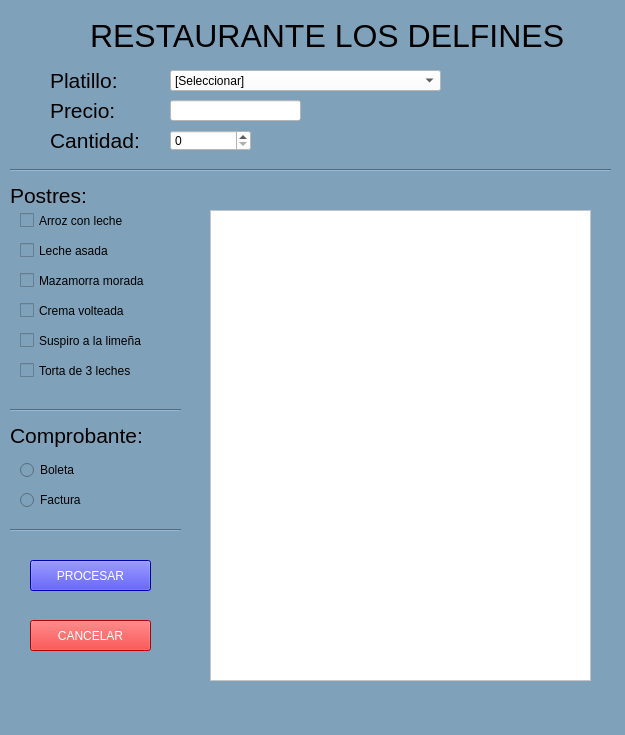
<?xml version="1.0" encoding="UTF-8"?>
<ui version="4.0">
 <class>MainWindow</class>
 <widget class="QMainWindow" name="MainWindow">
  <property name="geometry">
   <rect>
    <x>0</x>
    <y>0</y>
    <width>625</width>
    <height>735</height>
   </rect>
  </property>
  <property name="windowTitle">
   <string>MainWindow</string>
  </property>
  <property name="styleSheet">
   <string notr="true">background-color:rgb(128, 161, 186);</string>
  </property>
  <widget class="QWidget" name="centralwidget">
   <widget class="QLabel" name="label">
    <property name="geometry">
     <rect>
      <x>90</x>
      <y>-10</y>
      <width>521</width>
      <height>91</height>
     </rect>
    </property>
    <property name="font">
     <font>
      <family>MS Shell Dlg 2</family>
      <pointsize>24</pointsize>
      <weight>9</weight>
      <italic>false</italic>
      <bold>false</bold>
     </font>
    </property>
    <property name="styleSheet">
     <string notr="true">font: 75 24pt &quot;MS Shell Dlg 2&quot;;</string>
    </property>
    <property name="text">
     <string>RESTAURANTE LOS DELFINES</string>
    </property>
   </widget>
   <widget class="QLabel" name="label_2">
    <property name="geometry">
     <rect>
      <x>50</x>
      <y>60</y>
      <width>101</width>
      <height>41</height>
     </rect>
    </property>
    <property name="font">
     <font>
      <family>Arial</family>
      <pointsize>16</pointsize>
      <weight>9</weight>
      <italic>false</italic>
      <bold>false</bold>
     </font>
    </property>
    <property name="styleSheet">
     <string notr="true">font: 75 16pt &quot;Arial&quot;;</string>
    </property>
    <property name="text">
     <string>Platillo:</string>
    </property>
   </widget>
   <widget class="QLabel" name="label_3">
    <property name="geometry">
     <rect>
      <x>50</x>
      <y>90</y>
      <width>111</width>
      <height>41</height>
     </rect>
    </property>
    <property name="font">
     <font>
      <family>Arial</family>
      <pointsize>16</pointsize>
      <weight>9</weight>
      <italic>false</italic>
      <bold>false</bold>
     </font>
    </property>
    <property name="styleSheet">
     <string notr="true">font: 75 16pt &quot;Arial&quot;;</string>
    </property>
    <property name="text">
     <string>Precio:</string>
    </property>
   </widget>
   <widget class="QLabel" name="label_4">
    <property name="geometry">
     <rect>
      <x>50</x>
      <y>120</y>
      <width>111</width>
      <height>41</height>
     </rect>
    </property>
    <property name="font">
     <font>
      <family>Arial</family>
      <pointsize>16</pointsize>
      <weight>9</weight>
      <italic>false</italic>
      <bold>false</bold>
     </font>
    </property>
    <property name="styleSheet">
     <string notr="true">font: 75 16pt &quot;Arial&quot;;</string>
    </property>
    <property name="text">
     <string>Cantidad:</string>
    </property>
   </widget>
   <widget class="QLabel" name="label_5">
    <property name="geometry">
     <rect>
      <x>10</x>
      <y>170</y>
      <width>121</width>
      <height>51</height>
     </rect>
    </property>
    <property name="font">
     <font>
      <family>Arial</family>
      <pointsize>16</pointsize>
      <weight>9</weight>
      <italic>false</italic>
      <bold>false</bold>
     </font>
    </property>
    <property name="styleSheet">
     <string notr="true">font: 75 16pt &quot;Arial&quot;;</string>
    </property>
    <property name="text">
     <string>Postres:</string>
    </property>
   </widget>
   <widget class="QLabel" name="label_6">
    <property name="geometry">
     <rect>
      <x>10</x>
      <y>410</y>
      <width>181</width>
      <height>51</height>
     </rect>
    </property>
    <property name="font">
     <font>
      <family>Arial</family>
      <pointsize>16</pointsize>
      <weight>9</weight>
      <italic>false</italic>
      <bold>false</bold>
     </font>
    </property>
    <property name="styleSheet">
     <string notr="true">font: 75 16pt &quot;Arial&quot;;</string>
    </property>
    <property name="text">
     <string>Comprobante:</string>
    </property>
   </widget>
   <widget class="QLineEdit" name="txtPrecio">
    <property name="geometry">
     <rect>
      <x>170</x>
      <y>100</y>
      <width>131</width>
      <height>21</height>
     </rect>
    </property>
    <property name="styleSheet">
     <string notr="true">background-color:rgb(255,255,255);</string>
    </property>
   </widget>
   <widget class="QCheckBox" name="chkPostre1">
    <property name="geometry">
     <rect>
      <x>20</x>
      <y>210</y>
      <width>141</width>
      <height>21</height>
     </rect>
    </property>
    <property name="text">
     <string>Arroz con leche</string>
    </property>
   </widget>
   <widget class="QCheckBox" name="chkPostre2">
    <property name="geometry">
     <rect>
      <x>20</x>
      <y>240</y>
      <width>141</width>
      <height>21</height>
     </rect>
    </property>
    <property name="text">
     <string>Leche asada</string>
    </property>
   </widget>
   <widget class="QCheckBox" name="chkPostre3">
    <property name="geometry">
     <rect>
      <x>20</x>
      <y>270</y>
      <width>141</width>
      <height>21</height>
     </rect>
    </property>
    <property name="text">
     <string>Mazamorra morada</string>
    </property>
   </widget>
   <widget class="QCheckBox" name="chkPostre4">
    <property name="geometry">
     <rect>
      <x>20</x>
      <y>300</y>
      <width>141</width>
      <height>21</height>
     </rect>
    </property>
    <property name="text">
     <string>Crema volteada</string>
    </property>
   </widget>
   <widget class="QCheckBox" name="chkPostre5">
    <property name="geometry">
     <rect>
      <x>20</x>
      <y>330</y>
      <width>141</width>
      <height>21</height>
     </rect>
    </property>
    <property name="text">
     <string>Suspiro a la limeña</string>
    </property>
   </widget>
   <widget class="QCheckBox" name="chkPostre6">
    <property name="geometry">
     <rect>
      <x>20</x>
      <y>360</y>
      <width>141</width>
      <height>21</height>
     </rect>
    </property>
    <property name="text">
     <string>Torta de 3 leches</string>
    </property>
   </widget>
   <widget class="Line" name="line">
    <property name="geometry">
     <rect>
      <x>10</x>
      <y>160</y>
      <width>601</width>
      <height>21</height>
     </rect>
    </property>
    <property name="orientation">
     <enum>Qt::Horizontal</enum>
    </property>
   </widget>
   <widget class="QTextEdit" name="txtSalida">
    <property name="geometry">
     <rect>
      <x>210</x>
      <y>210</y>
      <width>381</width>
      <height>471</height>
     </rect>
    </property>
    <property name="styleSheet">
     <string notr="true">background-color:rgb(255,255,255);
</string>
    </property>
   </widget>
   <widget class="QRadioButton" name="rbBoleta">
    <property name="geometry">
     <rect>
      <x>20</x>
      <y>460</y>
      <width>91</width>
      <height>20</height>
     </rect>
    </property>
    <property name="text">
     <string>Boleta</string>
    </property>
   </widget>
   <widget class="QRadioButton" name="rbFactura">
    <property name="geometry">
     <rect>
      <x>20</x>
      <y>490</y>
      <width>91</width>
      <height>20</height>
     </rect>
    </property>
    <property name="text">
     <string>Factura</string>
    </property>
   </widget>
   <widget class="Line" name="line_2">
    <property name="geometry">
     <rect>
      <x>10</x>
      <y>400</y>
      <width>171</width>
      <height>20</height>
     </rect>
    </property>
    <property name="orientation">
     <enum>Qt::Horizontal</enum>
    </property>
   </widget>
   <widget class="Line" name="line_3">
    <property name="geometry">
     <rect>
      <x>10</x>
      <y>520</y>
      <width>171</width>
      <height>20</height>
     </rect>
    </property>
    <property name="orientation">
     <enum>Qt::Horizontal</enum>
    </property>
   </widget>
   <widget class="QPushButton" name="btnProcesar">
    <property name="geometry">
     <rect>
      <x>30</x>
      <y>560</y>
      <width>121</width>
      <height>31</height>
     </rect>
    </property>
    <property name="styleSheet">
     <string notr="true">background-color:rgb(0, 0, 255);
color: rgb(255, 255, 255);
font: 75 10pt &quot;MS Shell Dlg 2&quot;;</string>
    </property>
    <property name="text">
     <string>PROCESAR</string>
    </property>
   </widget>
   <widget class="QPushButton" name="btnCancelar">
    <property name="geometry">
     <rect>
      <x>30</x>
      <y>620</y>
      <width>121</width>
      <height>31</height>
     </rect>
    </property>
    <property name="styleSheet">
     <string notr="true">background-color:rgb(255, 0, 0);
color: rgb(255, 255, 255);
font: 75 10pt &quot;MS Shell Dlg 2&quot;;</string>
    </property>
    <property name="text">
     <string>CANCELAR</string>
    </property>
   </widget>
   <widget class="QComboBox" name="cboPlato">
    <property name="geometry">
     <rect>
      <x>170</x>
      <y>70</y>
      <width>271</width>
      <height>21</height>
     </rect>
    </property>
    <property name="styleSheet">
     <string notr="true">background-color:rgb(255,255,255)</string>
    </property>
    <item>
     <property name="text">
      <string>[Seleccionar]</string>
     </property>
    </item>
    <item>
     <property name="text">
      <string>Arroz con Pollo</string>
     </property>
    </item>
    <item>
     <property name="text">
      <string>Pollo a la Brasa</string>
     </property>
    </item>
    <item>
     <property name="text">
      <string>Tallarin Saltado</string>
     </property>
    </item>
    <item>
     <property name="text">
      <string>Arroz Chaufa</string>
     </property>
    </item>
   </widget>
   <widget class="QSpinBox" name="sbCantidad">
    <property name="geometry">
     <rect>
      <x>170</x>
      <y>130</y>
      <width>81</width>
      <height>21</height>
     </rect>
    </property>
    <property name="styleSheet">
     <string notr="true">background-color:rgb(255,255,255)</string>
    </property>
   </widget>
  </widget>
  <widget class="QMenuBar" name="menubar">
   <property name="geometry">
    <rect>
     <x>0</x>
     <y>0</y>
     <width>625</width>
     <height>21</height>
    </rect>
   </property>
  </widget>
  <widget class="QStatusBar" name="statusbar"/>
 </widget>
 <resources/>
 <connections/>
</ui>
